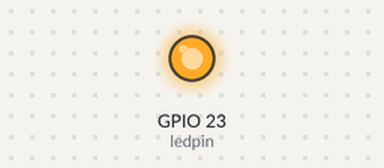
Recording of a program running on a simulated Raspberry Pi (BCM pin numbers). Parts: output pins drawn as LEDs (lit = HIGH). What the program prints to the terminal is not drawn. At 0.0 s the program stops and its outputs stay as they are.

Above: at 0.1 s.
Timing chart, 0 to 1.5 s (numbered marks = the images above):
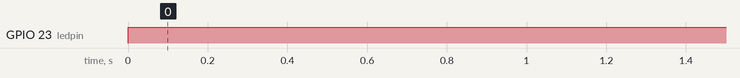

The program:

on.py
```python
#!/usr/bin/python

import time
import RPi.GPIO as gpio
import sys

if __name__=='__main__':
  ledpin = 23
  gpio.setwarnings(False)
  gpio.setmode(gpio.BCM)
  gpio.setup(ledpin, gpio.OUT)
  gpio.output(ledpin, gpio.HIGH)
  print 'Lights are on!'
```

Measured:
- by itself, GPIO 23 (ledpin): LOW → HIGH at 0.00 s
